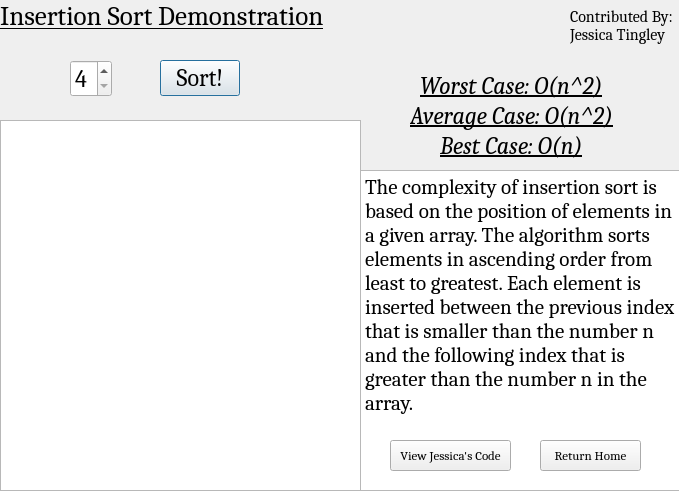
<?xml version="1.0" encoding="UTF-8"?>
<ui version="4.0">
 <class>thirdwindow</class>
 <widget class="QDialog" name="thirdwindow">
  <property name="geometry">
   <rect>
    <x>0</x>
    <y>0</y>
    <width>679</width>
    <height>491</height>
   </rect>
  </property>
  <property name="windowTitle">
   <string>DSA Project: Insertion Sort Algorithm</string>
  </property>
  <widget class="QListWidget" name="listWidget">
   <property name="geometry">
    <rect>
     <x>0</x>
     <y>120</y>
     <width>361</width>
     <height>371</height>
    </rect>
   </property>
   <property name="font">
    <font>
     <pointsize>12</pointsize>
    </font>
   </property>
  </widget>
  <widget class="QLabel" name="label_4">
   <property name="geometry">
    <rect>
     <x>440</x>
     <y>120</y>
     <width>151</width>
     <height>51</height>
    </rect>
   </property>
   <property name="font">
    <font>
     <family>Cambria</family>
     <pointsize>18</pointsize>
     <italic>true</italic>
     <underline>true</underline>
    </font>
   </property>
   <property name="text">
    <string>Best Case: O(n)</string>
   </property>
  </widget>
  <widget class="QPushButton" name="pushButton">
   <property name="geometry">
    <rect>
     <x>160</x>
     <y>60</y>
     <width>80</width>
     <height>36</height>
    </rect>
   </property>
   <property name="font">
    <font>
     <family>Cambria</family>
     <pointsize>18</pointsize>
    </font>
   </property>
   <property name="text">
    <string>Sort!</string>
   </property>
  </widget>
  <widget class="QLabel" name="label_2">
   <property name="geometry">
    <rect>
     <x>420</x>
     <y>60</y>
     <width>201</width>
     <height>51</height>
    </rect>
   </property>
   <property name="font">
    <font>
     <family>Cambria</family>
     <pointsize>18</pointsize>
     <italic>true</italic>
     <underline>true</underline>
    </font>
   </property>
   <property name="text">
    <string>Worst Case: O(n^2)</string>
   </property>
  </widget>
  <widget class="QLabel" name="label">
   <property name="geometry">
    <rect>
     <x>0</x>
     <y>0</y>
     <width>341</width>
     <height>32</height>
    </rect>
   </property>
   <property name="font">
    <font>
     <family>Cambria</family>
     <pointsize>20</pointsize>
     <underline>true</underline>
     <strikeout>false</strikeout>
    </font>
   </property>
   <property name="text">
    <string>Insertion Sort Demonstration</string>
   </property>
   <property name="indent">
    <number>-1</number>
   </property>
  </widget>
  <widget class="QPlainTextEdit" name="plainTextEdit">
   <property name="geometry">
    <rect>
     <x>360</x>
     <y>170</y>
     <width>321</width>
     <height>321</height>
    </rect>
   </property>
   <property name="font">
    <font>
     <family>Cambria</family>
     <pointsize>16</pointsize>
    </font>
   </property>
   <property name="plainText">
    <string>The complexity of insertion sort is based on the position of elements in a given array. The algorithm sorts elements in ascending order from least to greatest. Each element is inserted between the previous index that is smaller than the number n and the following index that is greater than the number n in the array.</string>
   </property>
  </widget>
  <widget class="QSpinBox" name="spinBox">
   <property name="geometry">
    <rect>
     <x>70</x>
     <y>60</y>
     <width>42</width>
     <height>37</height>
    </rect>
   </property>
   <property name="font">
    <font>
     <family>Cambria</family>
     <pointsize>18</pointsize>
    </font>
   </property>
   <property name="minimum">
    <number>4</number>
   </property>
   <property name="maximum">
    <number>6</number>
   </property>
  </widget>
  <widget class="QLabel" name="label_3">
   <property name="geometry">
    <rect>
     <x>410</x>
     <y>80</y>
     <width>221</width>
     <height>71</height>
    </rect>
   </property>
   <property name="font">
    <font>
     <family>Cambria</family>
     <pointsize>18</pointsize>
     <italic>true</italic>
     <underline>true</underline>
    </font>
   </property>
   <property name="text">
    <string>Average Case: O(n^2)</string>
   </property>
  </widget>
  <widget class="QPushButton" name="exitButton_2">
   <property name="geometry">
    <rect>
     <x>540</x>
     <y>440</y>
     <width>101</width>
     <height>31</height>
    </rect>
   </property>
   <property name="font">
    <font>
     <family>Cambria</family>
     <pointsize>10</pointsize>
    </font>
   </property>
   <property name="text">
    <string>Return Home</string>
   </property>
  </widget>
  <widget class="QPushButton" name="exitButton_3">
   <property name="geometry">
    <rect>
     <x>390</x>
     <y>440</y>
     <width>121</width>
     <height>31</height>
    </rect>
   </property>
   <property name="font">
    <font>
     <family>Cambria</family>
     <pointsize>10</pointsize>
    </font>
   </property>
   <property name="text">
    <string>View Jessica's Code</string>
   </property>
  </widget>
  <widget class="QLabel" name="label_5">
   <property name="geometry">
    <rect>
     <x>570</x>
     <y>0</y>
     <width>111</width>
     <height>51</height>
    </rect>
   </property>
   <property name="font">
    <font>
     <family>Cambria</family>
     <pointsize>12</pointsize>
    </font>
   </property>
   <property name="text">
    <string>Contributed By:
Jessica Tingley</string>
   </property>
  </widget>
 </widget>
 <resources/>
 <connections>
  <connection>
   <sender>exitButton_2</sender>
   <signal>clicked()</signal>
   <receiver>thirdwindow</receiver>
   <slot>close()</slot>
   <hints>
    <hint type="sourcelabel">
     <x>479</x>
     <y>559</y>
    </hint>
    <hint type="destinationlabel">
     <x>390</x>
     <y>452</y>
    </hint>
   </hints>
  </connection>
 </connections>
</ui>
